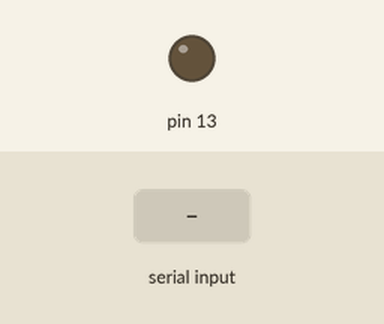
A sketch run on a simulated Arduino Uno, built with avr-gcc and run on an emulated ATmega328P. Parts: output pins drawn as LEDs (lit = HIGH). The test bench sets the inputs (shaded band).

Above: at 1.2 s.
1.3 s: "1" received over Serial
At 2.0 s:
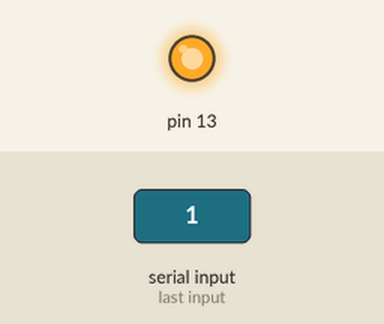
Timing chart, 0 to 5.8 s (numbered marks = the images above; inputs shaded):
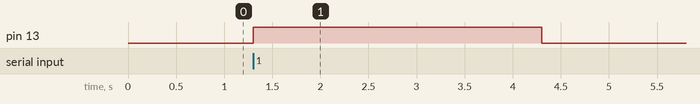

The sketch:

ultraaaaaa2_second_arduino.ino
```cpp
// C++ code
//
void setup()
{
  pinMode(13, OUTPUT);
  Serial.begin(9600);
}

void loop()
{
  if(Serial.available() > 0){
  if(Serial.read() == '1')
    digitalWrite(13, HIGH);
    delay(3000);
    digitalWrite(13, LOW);
  }
}
```

Measured:
- after the input at 1.3 s, pin 13: LOW → HIGH at once, → LOW 3.0 s later
